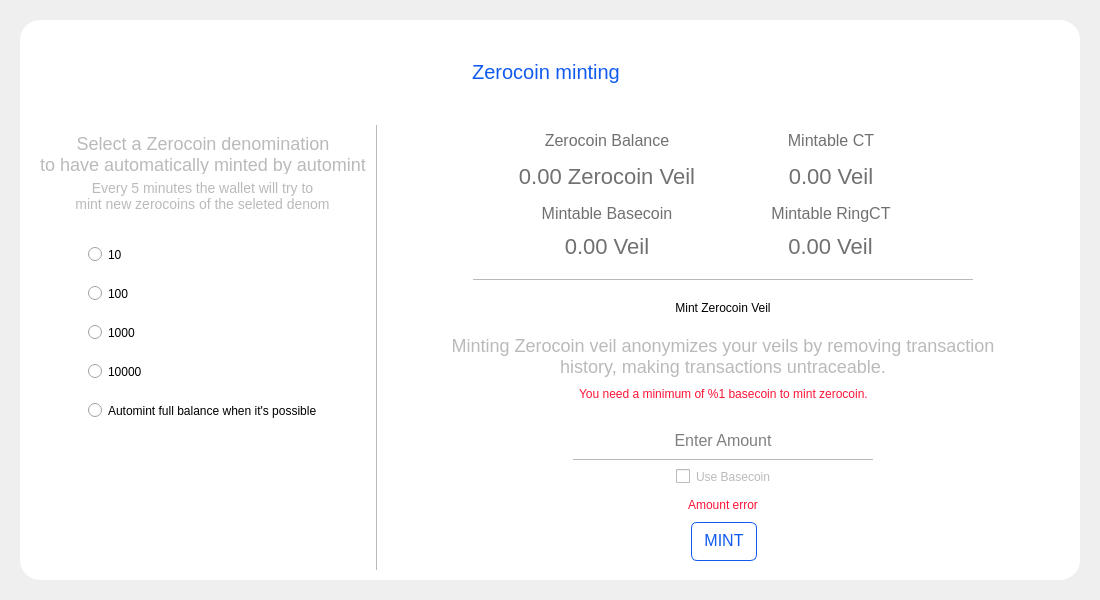
<?xml version="1.0" encoding="UTF-8"?>
<ui version="4.0">
 <class>SettingsMinting</class>
 <widget class="QDialog" name="SettingsMinting">
  <property name="geometry">
   <rect>
    <x>0</x>
    <y>0</y>
    <width>1100</width>
    <height>600</height>
   </rect>
  </property>
  <property name="windowTitle">
   <string>Form</string>
  </property>
  <layout class="QVBoxLayout" name="verticalLayout">
   <property name="spacing">
    <number>0</number>
   </property>
   <property name="leftMargin">
    <number>20</number>
   </property>
   <property name="topMargin">
    <number>20</number>
   </property>
   <property name="rightMargin">
    <number>20</number>
   </property>
   <property name="bottomMargin">
    <number>20</number>
   </property>
   <item>
    <widget class="QFrame" name="frame">
     <property name="autoFillBackground">
      <bool>false</bool>
     </property>
     <property name="styleSheet">
      <string notr="true">#frame{
  background-color: white;
  padding: 10px 10px 10px 10px;
  border-radius:20px;
   border:none;
}</string>
     </property>
     <property name="frameShape">
      <enum>QFrame::StyledPanel</enum>
     </property>
     <property name="frameShadow">
      <enum>QFrame::Raised</enum>
     </property>
     <layout class="QVBoxLayout" name="verticalLayout_2" stretch="1,6">
      <property name="spacing">
       <number>0</number>
      </property>
      <property name="leftMargin">
       <number>0</number>
      </property>
      <property name="topMargin">
       <number>0</number>
      </property>
      <property name="rightMargin">
       <number>0</number>
      </property>
      <property name="bottomMargin">
       <number>0</number>
      </property>
      <item>
       <widget class="QFrame" name="titlecontainer">
        <property name="minimumSize">
         <size>
          <width>0</width>
          <height>95</height>
         </size>
        </property>
        <property name="maximumSize">
         <size>
          <width>16777215</width>
          <height>100</height>
         </size>
        </property>
        <layout class="QHBoxLayout" name="horizontalLayout_3">
         <property name="spacing">
          <number>0</number>
         </property>
         <item>
          <spacer name="horizontalSpacer">
           <property name="orientation">
            <enum>Qt::Horizontal</enum>
           </property>
           <property name="sizeHint" stdset="0">
            <size>
             <width>40</width>
             <height>20</height>
            </size>
           </property>
          </spacer>
         </item>
         <item>
          <widget class="QFrame" name="frame">
           <property name="styleSheet">
            <string notr="true">#groupBox {
  border:0;
}</string>
           </property>
           <layout class="QHBoxLayout" name="horizontalLayout_2">
            <item alignment="Qt::AlignHCenter|Qt::AlignVCenter">
             <widget class="QPushButton" name="btnAuto">
              <property name="minimumSize">
               <size>
                <width>0</width>
                <height>50</height>
               </size>
              </property>
              <property name="focusPolicy">
               <enum>Qt::NoFocus</enum>
              </property>
              <property name="styleSheet">
               <string notr="true">QPushButton {
    color: #bababa;
    font-size:20px;
    font-weight:light;
    background-color:transparent;
    border:0;
    padding:0px 0px 10px 24px;
    background-image: none ;
    background-repeat:no-repeat;
    background-position: center bottom;
}

QPushButton:checked {
    color: #105aef;
}

QPushButton:hover {
    color: #707070;
}

QPushButton:unchecked {
    background-image: none ;
    color: #bababa;
}</string>
              </property>
              <property name="text">
               <string>Zerocoin minting</string>
              </property>
              <property name="checkable">
               <bool>true</bool>
              </property>
              <property name="checked">
               <bool>true</bool>
              </property>
              <property name="autoExclusive">
               <bool>true</bool>
              </property>
             </widget>
            </item>
           </layout>
          </widget>
         </item>
         <item>
          <spacer name="horizontalSpacer_6">
           <property name="orientation">
            <enum>Qt::Horizontal</enum>
           </property>
           <property name="sizeHint" stdset="0">
            <size>
             <width>40</width>
             <height>20</height>
            </size>
           </property>
          </spacer>
         </item>
         <item>
          <widget class="QPushButton" name="btnEsc">
           <property name="minimumSize">
            <size>
             <width>32</width>
             <height>32</height>
            </size>
           </property>
           <property name="maximumSize">
            <size>
             <width>32</width>
             <height>32</height>
            </size>
           </property>
           <property name="focusPolicy">
            <enum>Qt::NoFocus</enum>
           </property>
           <property name="styleSheet">
            <string notr="true">#btnEsc {
background-color:transparent;
border:none;
}</string>
           </property>
           <property name="text">
            <string/>
           </property>
           <property name="icon">
            <iconset resource="../../veil.qrc">
             <normaloff>:/icons/ic-close-png</normaloff>:/icons/ic-close-png</iconset>
           </property>
           <property name="iconSize">
            <size>
             <width>24</width>
             <height>24</height>
            </size>
           </property>
          </widget>
         </item>
        </layout>
       </widget>
      </item>
      <item>
       <widget class="QFrame" name="container">
        <property name="styleSheet">
         <string notr="true">border:none;
padding:0px;</string>
        </property>
        <property name="frameShape">
         <enum>QFrame::StyledPanel</enum>
        </property>
        <property name="frameShadow">
         <enum>QFrame::Raised</enum>
        </property>
        <layout class="QHBoxLayout" name="horizontalLayout_6" stretch="1,0,2">
         <property name="spacing">
          <number>0</number>
         </property>
         <property name="leftMargin">
          <number>0</number>
         </property>
         <property name="topMargin">
          <number>0</number>
         </property>
         <property name="rightMargin">
          <number>0</number>
         </property>
         <property name="bottomMargin">
          <number>0</number>
         </property>
         <item>
          <widget class="QFrame" name="frame_2">
           <property name="autoFillBackground">
            <bool>false</bool>
           </property>
           <property name="styleSheet">
            <string notr="true">#frame{
  background-color: white;
border:0;
  padding: 10px 10px 10px 10px;
}</string>
           </property>
           <property name="frameShape">
            <enum>QFrame::StyledPanel</enum>
           </property>
           <property name="frameShadow">
            <enum>QFrame::Raised</enum>
           </property>
           <layout class="QVBoxLayout" name="verticalLayout_3">
            <item>
             <widget class="QLabel" name="labelTitle">
              <property name="maximumSize">
               <size>
                <width>16777215</width>
                <height>40</height>
               </size>
              </property>
              <property name="styleSheet">
               <string notr="true">color:#bababa;
font-size:18px;</string>
              </property>
              <property name="text">
               <string>Select a Zerocoin denomination
to have automatically minted by automint</string>
              </property>
              <property name="alignment">
               <set>Qt::AlignCenter</set>
              </property>
             </widget>
            </item>
            <item alignment="Qt::AlignHCenter">
             <widget class="QLabel" name="label">
              <property name="minimumSize">
               <size>
                <width>100</width>
                <height>0</height>
               </size>
              </property>
              <property name="styleSheet">
               <string notr="true">color:#bababa;
font-size:14px;</string>
              </property>
              <property name="text">
               <string>&lt;html&gt;&lt;head/&gt;&lt;body&gt;&lt;p align=&quot;center&quot;&gt;Every 5 minutes the wallet will try to 
&lt;br&gt;mint new zerocoins of the seleted denom&lt;/p&gt;&lt;/body&gt;&lt;/html&gt;</string>
              </property>
              <property name="alignment">
               <set>Qt::AlignCenter</set>
              </property>
              <property name="wordWrap">
               <bool>false</bool>
              </property>
             </widget>
            </item>
            <item>
             <spacer name="verticalSpacer_6">
              <property name="orientation">
               <enum>Qt::Vertical</enum>
              </property>
              <property name="sizeType">
               <enum>QSizePolicy::Fixed</enum>
              </property>
              <property name="sizeHint" stdset="0">
               <size>
                <width>20</width>
                <height>20</height>
               </size>
              </property>
             </spacer>
            </item>
            <item alignment="Qt::AlignHCenter">
             <widget class="QGroupBox" name="groupBox_2">
              <property name="title">
               <string/>
              </property>
              <property name="flat">
               <bool>false</bool>
              </property>
              <property name="checkable">
               <bool>false</bool>
              </property>
              <property name="checked">
               <bool>false</bool>
              </property>
              <layout class="QVBoxLayout" name="verticalLayout_7">
               <property name="spacing">
                <number>24</number>
               </property>
               <item>
                <widget class="QRadioButton" name="radioButton10">
                 <property name="text">
                  <string>10</string>
                 </property>
                </widget>
               </item>
               <item>
                <widget class="QRadioButton" name="radioButton100">
                 <property name="text">
                  <string>100</string>
                 </property>
                </widget>
               </item>
               <item>
                <widget class="QRadioButton" name="radioButton1000">
                 <property name="text">
                  <string>1000</string>
                 </property>
                </widget>
               </item>
               <item>
                <widget class="QRadioButton" name="radioButton100000">
                 <property name="text">
                  <string>10000</string>
                 </property>
                </widget>
               </item>
               <item alignment="Qt::AlignHCenter">
                <widget class="QRadioButton" name="checkAutomintInstant">
                 <property name="styleSheet">
                  <string notr="true"/>
                 </property>
                 <property name="text">
                  <string>Automint full balance when it's possible</string>
                 </property>
                </widget>
               </item>
              </layout>
             </widget>
            </item>
            <item>
             <spacer name="verticalSpacer_5">
              <property name="orientation">
               <enum>Qt::Vertical</enum>
              </property>
              <property name="sizeHint" stdset="0">
               <size>
                <width>20</width>
                <height>40</height>
               </size>
              </property>
             </spacer>
            </item>
            <item>
             <layout class="QHBoxLayout" name="horizontalLayout_4"/>
            </item>
           </layout>
          </widget>
         </item>
         <item>
          <widget class="Line" name="line">
           <property name="maximumSize">
            <size>
             <width>1</width>
             <height>16777215</height>
            </size>
           </property>
           <property name="styleSheet">
            <string notr="true">background-color:#bababa;
</string>
           </property>
           <property name="orientation">
            <enum>Qt::Vertical</enum>
           </property>
          </widget>
         </item>
         <item>
          <widget class="QFrame" name="frame_3">
           <property name="autoFillBackground">
            <bool>false</bool>
           </property>
           <property name="styleSheet">
            <string notr="true">#frame{
  background-color: white;
border:0;
  padding: 10px 10px 10px 10px;
}</string>
           </property>
           <property name="frameShape">
            <enum>QFrame::StyledPanel</enum>
           </property>
           <property name="frameShadow">
            <enum>QFrame::Raised</enum>
           </property>
           <layout class="QVBoxLayout" name="verticalLayout_4" stretch="0,0,0,0,0,0,0,0,0,0">
            <property name="topMargin">
             <number>0</number>
            </property>
            <item alignment="Qt::AlignHCenter">
             <widget class="QFrame" name="frame">
              <property name="minimumSize">
               <size>
                <width>300</width>
                <height>125</height>
               </size>
              </property>
              <property name="styleSheet">
               <string notr="true">border:none; padding:0px;</string>
              </property>
              <layout class="QHBoxLayout" name="horizontalLayout">
               <property name="topMargin">
                <number>0</number>
               </property>
               <property name="bottomMargin">
                <number>0</number>
               </property>
               <item>
                <spacer name="horizontalSpacer_7">
                 <property name="orientation">
                  <enum>Qt::Horizontal</enum>
                 </property>
                 <property name="sizeHint" stdset="0">
                  <size>
                   <width>40</width>
                   <height>20</height>
                  </size>
                 </property>
                </spacer>
               </item>
               <item>
                <widget class="QFrame" name="frame">
                 <property name="minimumSize">
                  <size>
                   <width>0</width>
                   <height>120</height>
                  </size>
                 </property>
                 <property name="styleSheet">
                  <string notr="true">padding:0px;</string>
                 </property>
                 <layout class="QVBoxLayout" name="verticalLayout_5">
                  <property name="topMargin">
                   <number>0</number>
                  </property>
                  <property name="bottomMargin">
                   <number>0</number>
                  </property>
                  <item>
                   <widget class="QLabel" name="label_4">
                    <property name="sizePolicy">
                     <sizepolicy hsizetype="Preferred" vsizetype="Fixed">
                      <horstretch>0</horstretch>
                      <verstretch>0</verstretch>
                     </sizepolicy>
                    </property>
                    <property name="minimumSize">
                     <size>
                      <width>200</width>
                      <height>30</height>
                     </size>
                    </property>
                    <property name="maximumSize">
                     <size>
                      <width>300</width>
                      <height>16777215</height>
                     </size>
                    </property>
                    <property name="styleSheet">
                     <string notr="true">color:#707070;
font-size:16px;</string>
                    </property>
                    <property name="text">
                     <string>Zerocoin Balance</string>
                    </property>
                    <property name="alignment">
                     <set>Qt::AlignCenter</set>
                    </property>
                   </widget>
                  </item>
                  <item>
                   <widget class="QLabel" name="labelZVeilBalance">
                    <property name="sizePolicy">
                     <sizepolicy hsizetype="Preferred" vsizetype="Preferred">
                      <horstretch>0</horstretch>
                      <verstretch>0</verstretch>
                     </sizepolicy>
                    </property>
                    <property name="minimumSize">
                     <size>
                      <width>0</width>
                      <height>30</height>
                     </size>
                    </property>
                    <property name="styleSheet">
                     <string notr="true">color:#707070;
font-size:22px;</string>
                    </property>
                    <property name="text">
                     <string>0.00 Zerocoin Veil</string>
                    </property>
                    <property name="alignment">
                     <set>Qt::AlignCenter</set>
                    </property>
                   </widget>
                  </item>
                  <item>
                   <widget class="QLabel" name="label_7">
                    <property name="sizePolicy">
                     <sizepolicy hsizetype="Preferred" vsizetype="Preferred">
                      <horstretch>0</horstretch>
                      <verstretch>0</verstretch>
                     </sizepolicy>
                    </property>
                    <property name="minimumSize">
                     <size>
                      <width>0</width>
                      <height>30</height>
                     </size>
                    </property>
                    <property name="maximumSize">
                     <size>
                      <width>16777215</width>
                      <height>16777215</height>
                     </size>
                    </property>
                    <property name="styleSheet">
                     <string notr="true">color:#707070;
font-size:16px;
padding-top:3px;</string>
                    </property>
                    <property name="text">
                     <string>Mintable Basecoin</string>
                    </property>
                    <property name="alignment">
                     <set>Qt::AlignCenter</set>
                    </property>
                   </widget>
                  </item>
                  <item>
                   <widget class="QLabel" name="labelConvertableBasecoin">
                    <property name="sizePolicy">
                     <sizepolicy hsizetype="Preferred" vsizetype="Preferred">
                      <horstretch>0</horstretch>
                      <verstretch>0</verstretch>
                     </sizepolicy>
                    </property>
                    <property name="minimumSize">
                     <size>
                      <width>0</width>
                      <height>30</height>
                     </size>
                    </property>
                    <property name="styleSheet">
                     <string notr="true">color:#707070;
font-size:22px;
padding-bottom:3px;</string>
                    </property>
                    <property name="text">
                     <string>0.00 Veil</string>
                    </property>
                    <property name="alignment">
                     <set>Qt::AlignCenter</set>
                    </property>
                   </widget>
                  </item>
                 </layout>
                </widget>
               </item>
               <item alignment="Qt::AlignTop">
                <widget class="QFrame" name="frame">
                 <property name="minimumSize">
                  <size>
                   <width>0</width>
                   <height>120</height>
                  </size>
                 </property>
                 <property name="styleSheet">
                  <string notr="true">padding:0px;</string>
                 </property>
                 <layout class="QVBoxLayout" name="verticalLayout_6">
                  <property name="topMargin">
                   <number>0</number>
                  </property>
                  <property name="bottomMargin">
                   <number>0</number>
                  </property>
                  <item alignment="Qt::AlignVCenter">
                   <widget class="QLabel" name="label_6">
                    <property name="sizePolicy">
                     <sizepolicy hsizetype="Preferred" vsizetype="Fixed">
                      <horstretch>0</horstretch>
                      <verstretch>0</verstretch>
                     </sizepolicy>
                    </property>
                    <property name="minimumSize">
                     <size>
                      <width>200</width>
                      <height>30</height>
                     </size>
                    </property>
                    <property name="maximumSize">
                     <size>
                      <width>300</width>
                      <height>16777215</height>
                     </size>
                    </property>
                    <property name="styleSheet">
                     <string notr="true">color:#707070;
font-size:16px;</string>
                    </property>
                    <property name="text">
                     <string>Mintable CT</string>
                    </property>
                    <property name="alignment">
                     <set>Qt::AlignCenter</set>
                    </property>
                   </widget>
                  </item>
                  <item alignment="Qt::AlignVCenter">
                   <widget class="QLabel" name="labelConvertableCt">
                    <property name="sizePolicy">
                     <sizepolicy hsizetype="Preferred" vsizetype="Preferred">
                      <horstretch>0</horstretch>
                      <verstretch>0</verstretch>
                     </sizepolicy>
                    </property>
                    <property name="minimumSize">
                     <size>
                      <width>0</width>
                      <height>30</height>
                     </size>
                    </property>
                    <property name="styleSheet">
                     <string notr="true">color:#707070;
font-size:22px;</string>
                    </property>
                    <property name="text">
                     <string>0.00 Veil</string>
                    </property>
                    <property name="alignment">
                     <set>Qt::AlignCenter</set>
                    </property>
                   </widget>
                  </item>
                  <item alignment="Qt::AlignHCenter">
                   <widget class="QLabel" name="label_5">
                    <property name="minimumSize">
                     <size>
                      <width>0</width>
                      <height>30</height>
                     </size>
                    </property>
                    <property name="styleSheet">
                     <string notr="true">color:#707070;
font-size:16px;
padding-top:3px;</string>
                    </property>
                    <property name="text">
                     <string>Mintable RingCT</string>
                    </property>
                    <property name="alignment">
                     <set>Qt::AlignCenter</set>
                    </property>
                   </widget>
                  </item>
                  <item alignment="Qt::AlignHCenter">
                   <widget class="QLabel" name="labelConvertibleRingCt">
                    <property name="minimumSize">
                     <size>
                      <width>0</width>
                      <height>30</height>
                     </size>
                    </property>
                    <property name="styleSheet">
                     <string notr="true">color:#707070;
font-size:22px;
padding-bottom:3px;</string>
                    </property>
                    <property name="text">
                     <string>0.00 Veil</string>
                    </property>
                    <property name="alignment">
                     <set>Qt::AlignCenter</set>
                    </property>
                   </widget>
                  </item>
                 </layout>
                </widget>
               </item>
               <item>
                <widget class="QFrame" name="frame_4">
                 <layout class="QVBoxLayout" name="verticalLayout_8">
                  <property name="leftMargin">
                   <number>1</number>
                  </property>
                  <property name="topMargin">
                   <number>1</number>
                  </property>
                  <property name="rightMargin">
                   <number>1</number>
                  </property>
                  <property name="bottomMargin">
                   <number>1</number>
                  </property>
                 </layout>
                </widget>
               </item>
               <item>
                <spacer name="horizontalSpacer_9">
                 <property name="orientation">
                  <enum>Qt::Horizontal</enum>
                 </property>
                 <property name="sizeHint" stdset="0">
                  <size>
                   <width>40</width>
                   <height>20</height>
                  </size>
                 </property>
                </spacer>
               </item>
              </layout>
             </widget>
            </item>
            <item alignment="Qt::AlignHCenter|Qt::AlignVCenter">
             <widget class="QLabel" name="label_3">
              <property name="minimumSize">
               <size>
                <width>500</width>
                <height>0</height>
               </size>
              </property>
              <property name="maximumSize">
               <size>
                <width>500</width>
                <height>1</height>
               </size>
              </property>
              <property name="styleSheet">
               <string notr="true">background-color:#bababa;</string>
              </property>
              <property name="text">
               <string/>
              </property>
             </widget>
            </item>
            <item alignment="Qt::AlignHCenter|Qt::AlignVCenter">
             <widget class="QPushButton" name="btnMint">
              <property name="minimumSize">
               <size>
                <width>0</width>
                <height>0</height>
               </size>
              </property>
              <property name="maximumSize">
               <size>
                <width>16777215</width>
                <height>16777215</height>
               </size>
              </property>
              <property name="focusPolicy">
               <enum>Qt::NoFocus</enum>
              </property>
              <property name="styleSheet">
               <string notr="true"/>
              </property>
              <property name="text">
               <string>Mint Zerocoin Veil</string>
              </property>
             </widget>
            </item>
            <item>
             <spacer name="verticalSpacer_2">
              <property name="orientation">
               <enum>Qt::Vertical</enum>
              </property>
              <property name="sizeType">
               <enum>QSizePolicy::Fixed</enum>
              </property>
              <property name="sizeHint" stdset="0">
               <size>
                <width>20</width>
                <height>10</height>
               </size>
              </property>
             </spacer>
            </item>
            <item alignment="Qt::AlignHCenter|Qt::AlignVCenter">
             <widget class="QLabel" name="label_2">
              <property name="minimumSize">
               <size>
                <width>550</width>
                <height>0</height>
               </size>
              </property>
              <property name="maximumSize">
               <size>
                <width>500</width>
                <height>16777215</height>
               </size>
              </property>
              <property name="styleSheet">
               <string notr="true">color:#bababa;
font-size:18px;</string>
              </property>
              <property name="text">
               <string>Minting Zerocoin veil anonymizes your veils by removing transaction history, making transactions untraceable.</string>
              </property>
              <property name="alignment">
               <set>Qt::AlignCenter</set>
              </property>
              <property name="wordWrap">
               <bool>true</bool>
              </property>
             </widget>
            </item>
            <item alignment="Qt::AlignHCenter|Qt::AlignVCenter">
                <widget class="QLabel" name="warnLabel">
                    <property name="styleSheet">
                        <string notr="true">color:#fd1337;</string>
                    </property>
                    <property name="visible">
                        <bool>false</bool>
                    </property>
                    <property name="text">
                        <string>You need a minimum of %1 basecoin to mint zerocoin.</string>
                    </property>
                </widget>
            </item>
            <item>
             <spacer name="verticalSpacer_8">
              <property name="orientation">
               <enum>Qt::Vertical</enum>
              </property>
              <property name="sizeType">
               <enum>QSizePolicy::Fixed</enum>
              </property>
              <property name="sizeHint" stdset="0">
               <size>
                <width>20</width>
                <height>10</height>
               </size>
              </property>
             </spacer>
            </item>
            <item alignment="Qt::AlignHCenter|Qt::AlignVCenter">
             <widget class="QLineEdit" name="editAmount">
              <property name="minimumSize">
               <size>
                <width>300</width>
                <height>0</height>
               </size>
              </property>
              <property name="maximumSize">
               <size>
                <width>300</width>
                <height>16777215</height>
               </size>
              </property>
              <property name="styleSheet">
               <string notr="true">padding:8px;
    font-size:16px;
    border-top:0px;
    border-left:0px;
    border-right:0px;
    border-bottom:1px solid #bababa;
background-color:transparent;</string>
              </property>
              <property name="alignment">
               <set>Qt::AlignCenter</set>
              </property>
              <property name="placeholderText">
               <string>Enter Amount</string>
              </property>
             </widget>
            </item>
            <item alignment="Qt::AlignHCenter|Qt::AlignVCenter">
             <widget class="QCheckBox" name="useBasecoin">
              <property name="enabled">
               <bool>true</bool>
              </property>
              <property name="styleSheet">
               <string notr="true">color:#bababa;</string>
              </property>
              <property name="text">
               <string>Use Basecoin</string>
              </property>
             </widget>
            </item>
            <item alignment="Qt::AlignHCenter|Qt::AlignVCenter">
             <widget class="QLabel" name="errorMessage">
              <property name="styleSheet">
               <string notr="true">color:#fd1337;</string>
              </property>
              <property name="text">
               <string>Amount error</string>
              </property>
              <property name="alignment">
               <set>Qt::AlignCenter</set>
              </property>
             </widget>
            </item>
            <item>
             <layout class="QHBoxLayout" name="horizontalLayout_5">
              <item>
               <spacer name="horizontalSpacer_10">
                <property name="orientation">
                 <enum>Qt::Horizontal</enum>
                </property>
                <property name="sizeHint" stdset="0">
                 <size>
                  <width>40</width>
                  <height>20</height>
                 </size>
                </property>
               </spacer>
              </item>
              <item alignment="Qt::AlignVCenter">
               <widget class="QPushButton" name="btnSendMint">
                <property name="focusPolicy">
                 <enum>Qt::NoFocus</enum>
                </property>
                <property name="styleSheet">
                    <string notr="true">#btnSendMint:enabled {
border-radius: 6px;
color: #105aef;
font-size: 16px;
background-color:#FFFFFF;
border:1px solid #105aef;
line-height:10px;
padding:8px 12px 8px 12px ;
padding-bottom:10px;
}

#btnSendMint:disabled {
border-radius: 6px;
color: #C0C0C0;
font-size: 16px;
background-color:#FFFFFF;
border:1px solid #B0C4DE;
line-height:10px;
padding:8px 12px 8px 12px ;
padding-bottom:10px;
}

#btnSendMint:hover {
background-color:#FFFFFF;
color:#0e45b4;
border:1px solid #0e45b4;
}</string>
                </property>
                <property name="text">
                 <string>MINT</string>
                </property>
               </widget>
              </item>
              <item>
               <spacer name="horizontalSpacer_12">
                <property name="orientation">
                 <enum>Qt::Horizontal</enum>
                </property>
                <property name="sizeHint" stdset="0">
                 <size>
                  <width>40</width>
                  <height>20</height>
                 </size>
                </property>
               </spacer>
              </item>
             </layout>
            </item>
           </layout>
          </widget>
         </item>
        </layout>
       </widget>
      </item>
     </layout>
    </widget>
   </item>
  </layout>
 </widget>
 <resources>
  <include location="../../veil.qrc"/>
 </resources>
 <connections/>
</ui>
